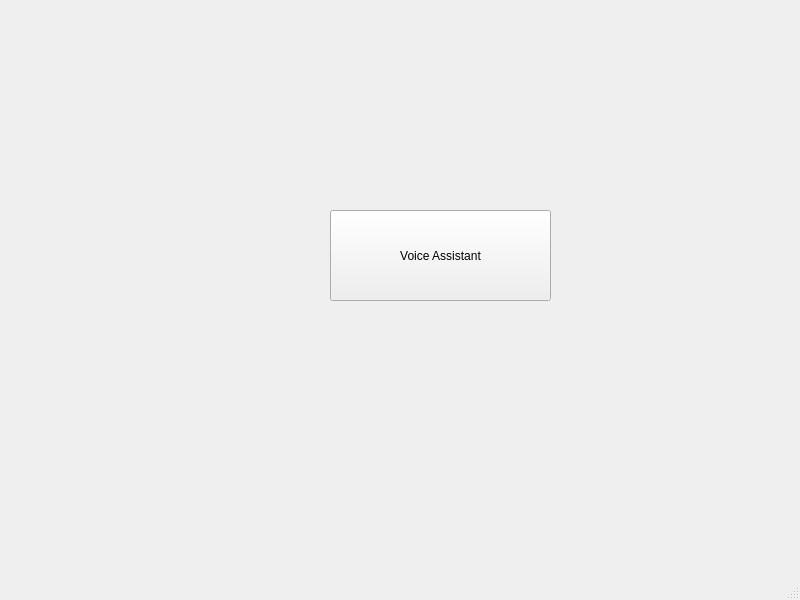
<?xml version="1.0" encoding="UTF-8"?>
<ui version="4.0">
 <class>MainWindow</class>
 <widget class="QMainWindow" name="MainWindow">
  <property name="geometry">
   <rect>
    <x>0</x>
    <y>0</y>
    <width>800</width>
    <height>600</height>
   </rect>
  </property>
  <property name="windowTitle">
   <string>MainWindow</string>
  </property>
  <widget class="QWidget" name="centralwidget">
   <widget class="QPushButton" name="pushButton">
    <property name="geometry">
     <rect>
      <x>330</x>
      <y>210</y>
      <width>221</width>
      <height>91</height>
     </rect>
    </property>
    <property name="text">
     <string>Voice Assistant</string>
    </property>
   </widget>
  </widget>
  <widget class="QMenuBar" name="menubar">
   <property name="geometry">
    <rect>
     <x>0</x>
     <y>0</y>
     <width>800</width>
     <height>17</height>
    </rect>
   </property>
  </widget>
  <widget class="QStatusBar" name="statusbar"/>
 </widget>
 <resources/>
 <connections/>
</ui>
